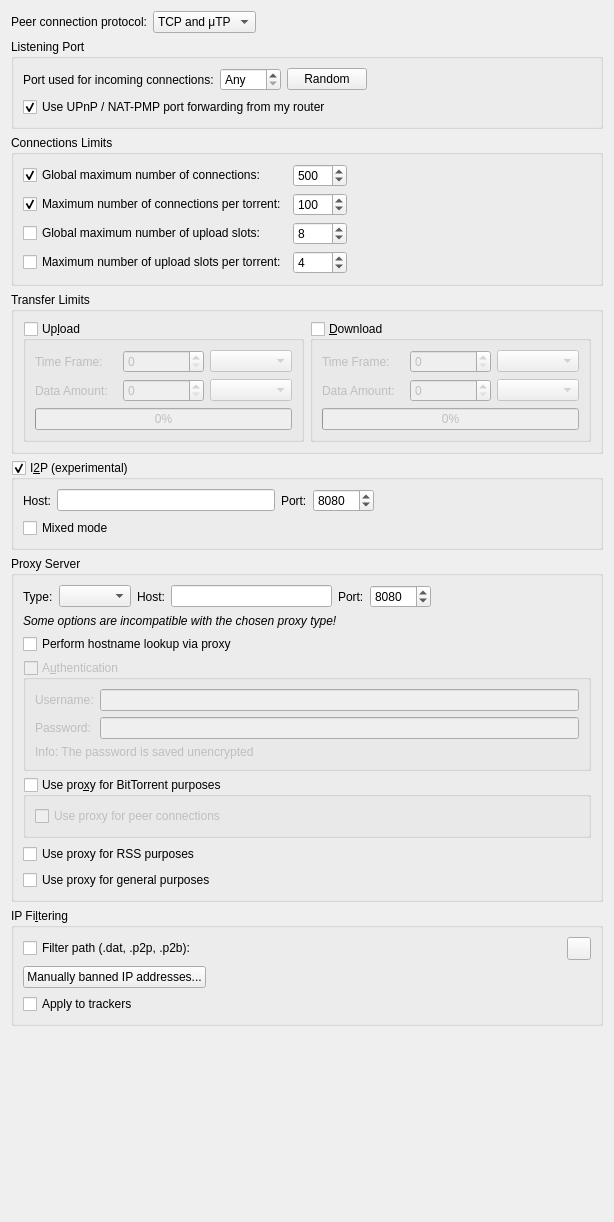
          <widget class="QWidget" name="scrollAreaWidgetContents_3">
           <property name="geometry">
            <rect>
             <x>0</x>
             <y>0</y>
             <width>614</width>
             <height>1222</height>
            </rect>
           </property>
           <layout class="QVBoxLayout" name="verticalLayout_3">
            <item>
             <layout class="QHBoxLayout" name="horizontalLayout_12">
              <item>
               <widget class="QLabel" name="label_24">
                <property name="text">
                 <string>Peer connection protocol:</string>
                </property>
               </widget>
              </item>
              <item>
               <widget class="QComboBox" name="comboProtocol">
                <item>
                 <property name="text">
                  <string>TCP and μTP</string>
                 </property>
                </item>
                <item>
                 <property name="text">
                  <string notr="true">TCP</string>
                 </property>
                </item>
                <item>
                 <property name="text">
                  <string notr="true">μTP</string>
                 </property>
                </item>
               </widget>
              </item>
              <item>
               <spacer name="horizontalSpacer_23">
                <property name="orientation">
                 <enum>Qt::Orientation::Horizontal</enum>
                </property>
                <property name="sizeHint" stdset="0">
                 <size>
                  <width>40</width>
                  <height>20</height>
                 </size>
                </property>
               </spacer>
              </item>
             </layout>
            </item>
            <item>
             <widget class="QGroupBox" name="ListeningPortBox">
              <property name="title">
               <string>Listening Port</string>
              </property>
              <layout class="QVBoxLayout" name="listeningPortLayout">
               <item>
                <layout class="QHBoxLayout" name="listeningPortLayout2">
                 <item>
                  <widget class="QLabel" name="lbl_ports">
                   <property name="text">
                    <string>Port used for incoming connections:</string>
                   </property>
                  </widget>
                 </item>
                 <item>
                  <widget class="QSpinBox" name="spinPort">
                   <property name="toolTip">
                    <string>Set to 0 to let your system pick an unused port</string>
                   </property>
                   <property name="specialValueText">
                    <string>Any</string>
                   </property>
                   <property name="maximum">
                    <number>65535</number>
                   </property>
                  </widget>
                 </item>
                 <item>
                  <widget class="QPushButton" name="randomButton">
                   <property name="text">
                    <string>Random</string>
                   </property>
                  </widget>
                 </item>
                 <item>
                  <spacer name="horizontalSpacer_4">
                   <property name="orientation">
                    <enum>Qt::Orientation::Horizontal</enum>
                   </property>
                   <property name="sizeHint" stdset="0">
                    <size>
                     <width>40</width>
                     <height>20</height>
                    </size>
                   </property>
                  </spacer>
                 </item>
                </layout>
               </item>
               <item>
                <widget class="QCheckBox" name="checkUPnP">
                 <property name="text">
                  <string>Use UPnP / NAT-PMP port forwarding from my router</string>
                 </property>
                 <property name="checked">
                  <bool>true</bool>
                 </property>
                </widget>
               </item>
              </layout>
             </widget>
            </item>
            <item>
             <widget class="QGroupBox" name="nbConnecBox">
              <property name="title">
               <string>Connections Limits</string>
              </property>
              <layout class="QGridLayout" name="gridLayout">
               <item row="3" column="1">
                <widget class="QSpinBox" name="spinMaxUploadsPerTorrent">
                 <property name="maximum">
                  <number>500</number>
                 </property>
                 <property name="value">
                  <number>4</number>
                 </property>
                </widget>
               </item>
               <item row="1" column="0">
                <widget class="QCheckBox" name="checkMaxConnectionsPerTorrent">
                 <property name="text">
                  <string>Maximum number of connections per torrent:</string>
                 </property>
                 <property name="checked">
                  <bool>true</bool>
                 </property>
                </widget>
               </item>
               <item row="0" column="0">
                <widget class="QCheckBox" name="checkMaxConnections">
                 <property name="text">
                  <string>Global maximum number of connections:</string>
                 </property>
                 <property name="checked">
                  <bool>true</bool>
                 </property>
                </widget>
               </item>
               <item row="0" column="1">
                <widget class="QSpinBox" name="spinMaxConnec">
                 <property name="enabled">
                  <bool>true</bool>
                 </property>
                 <property name="minimum">
                  <number>2</number>
                 </property>
                 <property name="maximum">
                  <number>2000</number>
                 </property>
                 <property name="value">
                  <number>500</number>
                 </property>
                </widget>
               </item>
               <item row="1" column="1">
                <widget class="QSpinBox" name="spinMaxConnecPerTorrent">
                 <property name="minimum">
                  <number>2</number>
                 </property>
                 <property name="maximum">
                  <number>2000</number>
                 </property>
                 <property name="value">
                  <number>100</number>
                 </property>
                </widget>
               </item>
               <item row="3" column="0">
                <widget class="QCheckBox" name="checkMaxUploadsPerTorrent">
                 <property name="text">
                  <string>Maximum number of upload slots per torrent:</string>
                 </property>
                </widget>
               </item>
               <item row="2" column="0">
                <widget class="QCheckBox" name="checkMaxUploads">
                 <property name="text">
                  <string>Global maximum number of upload slots:</string>
                 </property>
                </widget>
               </item>
               <item row="2" column="1">
                <widget class="QSpinBox" name="spinMaxUploads">
                 <property name="maximum">
                  <number>2000</number>
                 </property>
                 <property name="value">
                  <number>8</number>
                 </property>
                </widget>
               </item>
               <item row="0" column="2">
                <spacer name="horizontalSpacer_3">
                 <property name="orientation">
                  <enum>Qt::Orientation::Horizontal</enum>
                 </property>
                 <property name="sizeHint" stdset="0">
                  <size>
                   <width>40</width>
                   <height>20</height>
                  </size>
                 </property>
                </spacer>
               </item>
              </layout>
             </widget>
            </item>
            <item>
             <widget class="QGroupBox" name="transferLimits">
              <property name="title">
               <string>Transfer Limits</string>
              </property>
              <layout class="QHBoxLayout" name="horizontalLayout_21">
               <item>
                <widget class="QGroupBox" name="groupBoxUploadLimit">
                 <property name="enabled">
                  <bool>true</bool>
                 </property>
                 <property name="title">
                  <string>Up&amp;load</string>
                 </property>
                 <property name="checkable">
                  <bool>true</bool>
                 </property>
                 <property name="checked">
                  <bool>false</bool>
                 </property>
                 <layout class="QGridLayout" name="gridLayout_18">
                  <item row="2" column="3">
                   <widget class="QComboBox" name="comboBoxUploadDataUnit"/>
                  </item>
                  <item row="1" column="2">
                   <widget class="QSpinBox" name="spinBoxUploadTimeAmount"/>
                  </item>
                  <item row="2" column="1">
                   <widget class="QLabel" name="labelUploadDataAmount">
                    <property name="text">
                     <string>Data Amount:</string>
                    </property>
                   </widget>
                  </item>
                  <item row="2" column="2">
                   <widget class="QSpinBox" name="spinBoxUploadDataAmount"/>
                  </item>
                  <item row="1" column="1">
                   <widget class="QLabel" name="labelUploadTimeFrame">
                    <property name="text">
                     <string>Time Frame:</string>
                    </property>
                   </widget>
                  </item>
                  <item row="3" column="1" colspan="3">
                   <widget class="QProgressBar" name="progressBarUploadLimit">
                    <property name="value">
                     <number>0</number>
                    </property>
                   </widget>
                  </item>
                  <item row="1" column="3">
                   <widget class="QComboBox" name="comboBoxUploadTimeUnit"/>
                  </item>
                 </layout>
                </widget>
               </item>
               <item>
                <widget class="QGroupBox" name="groupBoxDownloadLimit">
                 <property name="enabled">
                  <bool>true</bool>
                 </property>
                 <property name="title">
                  <string>&amp;Download</string>
                 </property>
                 <property name="checkable">
                  <bool>true</bool>
                 </property>
                 <property name="checked">
                  <bool>false</bool>
                 </property>
                 <layout class="QGridLayout" name="gridLayout_17">
                  <item row="2" column="1">
                   <widget class="QSpinBox" name="spinBoxDownloadDataAmount"/>
                  </item>
                  <item row="0" column="1">
                   <widget class="QSpinBox" name="spinBoxDownloadTimeAmount"/>
                  </item>
                  <item row="2" column="2">
                   <widget class="QComboBox" name="comboBoxDownloadDataUnit"/>
                  </item>
                  <item row="0" column="0">
                   <widget class="QLabel" name="labelDownloadTimeFrame">
                    <property name="text">
                     <string>Time Frame:</string>
                    </property>
                   </widget>
                  </item>
                  <item row="2" column="0">
                   <widget class="QLabel" name="labelDownloadDataAmount">
                    <property name="text">
                     <string>Data Amount:</string>
                    </property>
                   </widget>
                  </item>
                  <item row="3" column="0" colspan="3">
                   <widget class="QProgressBar" name="progressBarDownloadLimit">
                    <property name="value">
                     <number>0</number>
                    </property>
                   </widget>
                  </item>
                  <item row="0" column="2">
                   <widget class="QComboBox" name="comboBoxDownloadTimeUnit"/>
                  </item>
                 </layout>
                </widget>
               </item>
              </layout>
             </widget>
            </item>
            <item>
             <widget class="QGroupBox" name="groupI2P">
              <property name="title">
               <string>I&amp;2P (experimental)</string>
              </property>
              <property name="checkable">
               <bool>true</bool>
              </property>
              <property name="checked">
               <bool>true</bool>
              </property>
              <layout class="QVBoxLayout" name="verticalLayout_40">
               <item>
                <layout class="QHBoxLayout" name="i2pLayout">
                 <item>
                  <widget class="QLabel" name="labelI2PHost">
                   <property name="text">
                    <string>Host:</string>
                   </property>
                  </widget>
                 </item>
                 <item>
                  <widget class="QLineEdit" name="textI2PHost"/>
                 </item>
                 <item>
                  <widget class="QLabel" name="labelI2PPort">
                   <property name="text">
                    <string>Port:</string>
                   </property>
                  </widget>
                 </item>
                 <item>
                  <widget class="QSpinBox" name="spinI2PPort">
                   <property name="minimum">
                    <number>1</number>
                   </property>
                   <property name="maximum">
                    <number>65535</number>
                   </property>
                   <property name="value">
                    <number>8080</number>
                   </property>
                  </widget>
                 </item>
                 <item>
                  <spacer name="horizontalSpacer_22">
                   <property name="orientation">
                    <enum>Qt::Orientation::Horizontal</enum>
                   </property>
                   <property name="sizeHint" stdset="0">
                    <size>
                     <width>40</width>
                     <height>20</height>
                    </size>
                   </property>
                  </spacer>
                 </item>
                </layout>
               </item>
               <item>
                <widget class="QCheckBox" name="checkI2PMixed">
                 <property name="toolTip">
                  <string>&lt;html&gt;&lt;head/&gt;&lt;body&gt;&lt;p&gt;If &amp;quot;mixed mode&amp;quot; is enabled I2P torrents are allowed to also get peers from other sources than the tracker, and connect to regular IPs, not providing any anonymization. This may be useful if the user is not interested in the anonymization of I2P, but still wants to be able to connect to I2P peers.&lt;/p&gt;&lt;/body&gt;&lt;/html&gt;</string>
                 </property>
                 <property name="text">
                  <string>Mixed mode</string>
                 </property>
                </widget>
               </item>
              </layout>
             </widget>
            </item>
            <item>
             <widget class="QGroupBox" name="groupProxy">
              <property name="enabled">
               <bool>true</bool>
              </property>
              <property name="title">
               <string>Proxy Server</string>
              </property>
              <layout class="QVBoxLayout" name="verticalLayout_29">
               <item>
                <layout class="QHBoxLayout" name="proxyTypeLayout">
                 <item>
                  <widget class="QLabel" name="ProxyType_lbl">
                   <property name="text">
                    <string>Type:</string>
                   </property>
                  </widget>
                 </item>
                 <item>
                  <widget class="QComboBox" name="comboProxyType"/>
                 </item>
                 <item>
                  <widget class="QLabel" name="lblProxyIP">
                   <property name="text">
                    <string>Host:</string>
                   </property>
                  </widget>
                 </item>
                 <item>
                  <widget class="QLineEdit" name="textProxyIP"/>
                 </item>
                 <item>
                  <widget class="QLabel" name="lblProxyPort">
                   <property name="text">
                    <string>Port:</string>
                   </property>
                  </widget>
                 </item>
                 <item>
                  <widget class="QSpinBox" name="spinProxyPort">
                   <property name="minimum">
                    <number>1</number>
                   </property>
                   <property name="maximum">
                    <number>65535</number>
                   </property>
                   <property name="value">
                    <number>8080</number>
                   </property>
                  </widget>
                 </item>
                 <item>
                  <spacer name="horizontalSpacer_24">
                   <property name="orientation">
                    <enum>Qt::Orientation::Horizontal</enum>
                   </property>
                   <property name="sizeHint" stdset="0">
                    <size>
                     <width>20</width>
                     <height>20</height>
                    </size>
                   </property>
                  </spacer>
                 </item>
                </layout>
               </item>
               <item>
                <widget class="QLabel" name="labelProxyTypeIncompatible">
                 <property name="font">
                  <font>
                   <italic>true</italic>
                  </font>
                 </property>
                 <property name="text">
                  <string>Some options are incompatible with the chosen proxy type!</string>
                 </property>
                </widget>
               </item>
               <item>
                <widget class="QCheckBox" name="checkProxyHostnameLookup">
                 <property name="toolTip">
                  <string>If checked, hostname lookups are done via the proxy</string>
                 </property>
                 <property name="text">
                  <string>Perform hostname lookup via proxy</string>
                 </property>
                </widget>
               </item>
               <item>
                <widget class="QGroupBox" name="checkProxyAuth">
                 <property name="enabled">
                  <bool>false</bool>
                 </property>
                 <property name="title">
                  <string>A&amp;uthentication</string>
                 </property>
                 <property name="checkable">
                  <bool>true</bool>
                 </property>
                 <property name="checked">
                  <bool>false</bool>
                 </property>
                 <layout class="QVBoxLayout" name="verticalLayout_24">
                  <item>
                   <layout class="QGridLayout" name="gridLayout_12">
                    <item row="0" column="0">
                     <widget class="QLabel" name="lblProxyUsername">
                      <property name="text">
                       <string>Username:</string>
                      </property>
                     </widget>
                    </item>
                    <item row="0" column="1">
                     <widget class="QLineEdit" name="textProxyUsername"/>
                    </item>
                    <item row="1" column="0">
                     <widget class="QLabel" name="lblProxyPassword">
                      <property name="text">
                       <string>Password:</string>
                      </property>
                     </widget>
                    </item>
                    <item row="1" column="1">
                     <widget class="QLineEdit" name="textProxyPassword">
                      <property name="echoMode">
                       <enum>QLineEdit::EchoMode::Password</enum>
                      </property>
                     </widget>
                    </item>
                   </layout>
                  </item>
                  <item>
                   <widget class="QLabel" name="label_23">
                    <property name="text">
                     <string>Info: The password is saved unencrypted</string>
                    </property>
                   </widget>
                  </item>
                 </layout>
                </widget>
               </item>
               <item>
                <widget class="QGroupBox" name="checkProxyBitTorrent">
                 <property name="title">
                  <string>Use pro&amp;xy for BitTorrent purposes</string>
                 </property>
                 <property name="checkable">
                  <bool>true</bool>
                 </property>
                 <property name="checked">
                  <bool>false</bool>
                 </property>
                 <layout class="QVBoxLayout" name="verticalLayoutProxyBitTorrent">
                  <item>
                   <widget class="QCheckBox" name="checkProxyPeerConnections">
                    <property name="toolTip">
                     <string>Otherwise, the proxy server is only used for tracker connections</string>
                    </property>
                    <property name="text">
                     <string>Use proxy for peer connections</string>
                    </property>
                   </widget>
                  </item>
                 </layout>
                </widget>
               </item>
               <item>
                <widget class="QCheckBox" name="checkProxyRSS">
                 <property name="toolTip">
                  <string>RSS feeds will use proxy</string>
                 </property>
                 <property name="text">
                  <string>Use proxy for RSS purposes</string>
                 </property>
                 <property name="checked">
                  <bool>false</bool>
                 </property>
                </widget>
               </item>
               <item>
                <widget class="QCheckBox" name="checkProxyMisc">
                 <property name="toolTip">
                  <string>Search engine, software updates or anything else will use proxy</string>
                 </property>
                 <property name="text">
                  <string>Use proxy for general purposes</string>
                 </property>
                 <property name="checked">
                  <bool>false</bool>
                 </property>
                </widget>
               </item>
              </layout>
             </widget>
            </item>
            <item>
             <widget class="QGroupBox" name="groupIPFilter">
              <property name="title">
               <string>IP Fi&amp;ltering</string>
              </property>
              <layout class="QVBoxLayout" name="verticalLayout_17">
               <item>
                <layout class="QHBoxLayout" name="horizontalLayout_11">
                 <item>
                  <widget class="QCheckBox" name="checkIPFilter">
                   <property name="text">
                    <string>Filter path (.dat, .p2p, .p2b):</string>
                   </property>
                  </widget>
                 </item>
                 <item>
                  <widget class="FileSystemPathLineEdit" name="textFilterPath" native="true"/>
                 </item>
                 <item>
                  <widget class="QToolButton" name="IpFilterRefreshBtn">
                   <property name="toolTip">
                    <string>Reload the filter</string>
                   </property>
                  </widget>
                 </item>
                </layout>
               </item>
               <item>
                <widget class="QPushButton" name="banListButton">
                 <property name="sizePolicy">
                  <sizepolicy hsizetype="Fixed" vsizetype="Fixed">
                   <horstretch>0</horstretch>
                   <verstretch>0</verstretch>
                  </sizepolicy>
                 </property>
                 <property name="text">
                  <string>Manually banned IP addresses...</string>
                 </property>
                </widget>
               </item>
               <item>
                <widget class="QCheckBox" name="checkIpFilterTrackers">
                 <property name="text">
                  <string>Apply to trackers</string>
                 </property>
                </widget>
               </item>
              </layout>
             </widget>
            </item>
            <item>
             <spacer name="verticalSpacer_3">
              <property name="orientation">
               <enum>Qt::Orientation::Vertical</enum>
              </property>
              <property name="sizeHint" stdset="0">
               <size>
                <width>20</width>
                <height>40</height>
               </size>
              </property>
             </spacer>
            </item>
           </layout>
          </widget>
